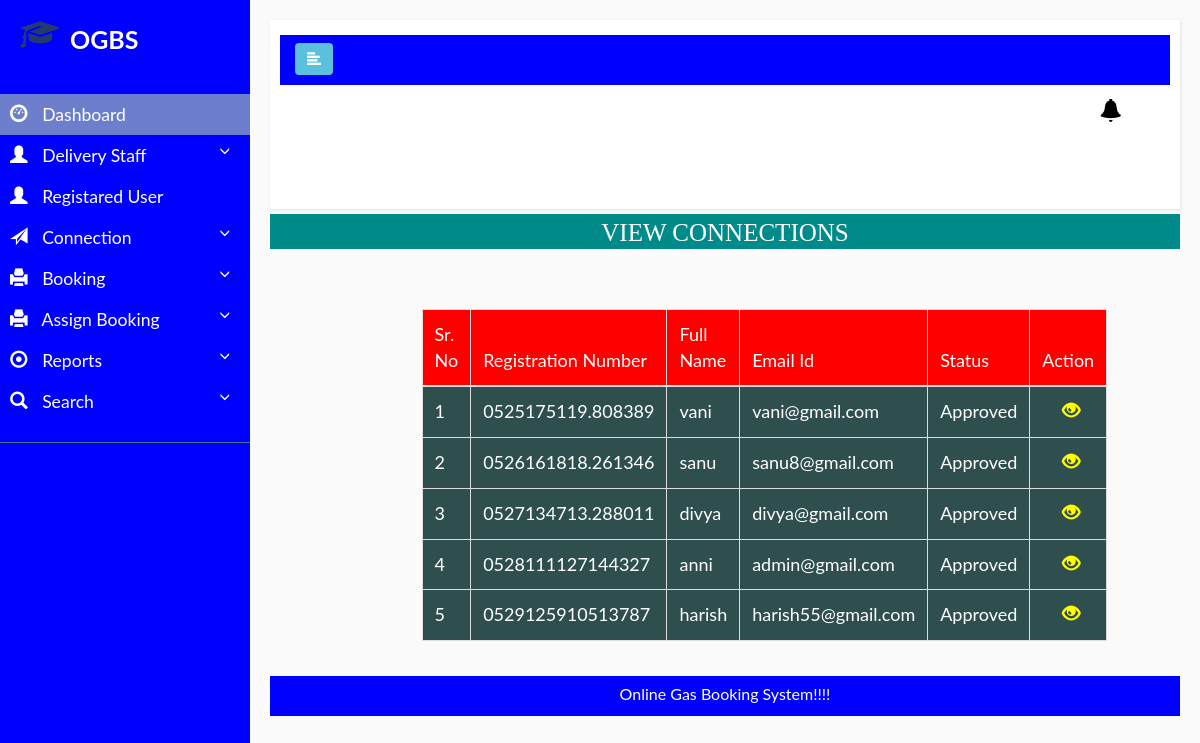
Page /all_connection on the committed database.
### gasbooking/models.py (models this page shows, shortened)
class Newconnection(models.Model):
    user=models.ForeignKey(Registration,on_delete=models.CASCADE, null=True)
    gen=models.CharField(max_length=100,null=True)
    nationality=models.CharField(max_length=100,null=True)
    merriedstatus=models.CharField(max_length=100,null=True)
    address=models.CharField(max_length=100,null=True)
    related=models.CharField(max_length=100,null=True)
    fname=models.CharField(max_length=100,null=True)
    lname=models.CharField(max_length=100,null=True)
    city=models.CharField(max_length=100,null=True)
    connection=models.CharField(max_length=100,null=True)
    registration=models.CharField(max_length=100,null=True)
    date=models.CharField(max_length=100,null=True)
    zipcode=models.CharField(max_length=100,null=True)
    img=models.FileField(null=True)
    cost=models.CharField(max_length=100,null=True)
    status=models.CharField(max_length=100,null=True)

class Registration(models.Model):
    user=models.ForeignKey(User,on_delete=models.CASCADE, null=True)
    mobile=models.CharField(max_length=100,null=True)

### gasbooking/views.py (the view)
# urls.py: path('all_connection',all_connection,name='all_connection'),
def all_connection(request):
    data=Newconnection.objects.all()
    d={'data':data}
    return render(request,'all_connection.html',d)

### gasbooking/templates/all_connection.html (shortened to what this page needs)
{% extends 'admin_nav.html' %}
{% block body %}
<center>
      <h1 style="font-size:25px; background-color:darkcyan;height:35px;color:white;padding:5px;margin-top:5px;font-family : 'Monotype Corsiva" align="center"> VIEW CONNECTIONS </h1>
</center>
 <div class="container" style="margin-top:60px;width:70%">
<table class="table table-bordered" id="myTable">
  <thead>
  <tr>
    <th>Sr. No</th>
    <th>Registration Number</th>
    <th>Full Name</th>
    <th>Email Id</th>
    <th> Status</th>
    <th>Action</th>
  </tr>
  </thead>
   <tbody>
{% for i in data %}
  <tr>
        <td>{{forloop.counter}}</td>
        <td>{{i.registration}}</td>
        <td>{{i.user.user.username}}</td>
        <td>{{i.user.user.email}}</td>
        <td>{{i.connection}}</td>
      <td><a href="{% url 'admin_connection' i.id %}"><i class="glyphicon glyphicon-eye-open" style="color:yellow;margin-left:20px"></i></a>
  </tr>
   {% endfor %}
    </tbody>
</table>
 </div>
<div class="footer" align="center" style=" margin-top:15px; background-color:blue; height:40px;color:white; padding:8px;">
    Online Gas Booking System!!!!
</div>
{% endblock %}

### gasbooking/static/style.css (style rules this page uses)
html,body,div,span,applet,object,iframe,h1,h2,h3,h4,h5,h6,p,blockquote,pre,a,abbr,acronym,address,big,cite,code,del,dfn,em,img,ins,kbd,q,s,samp,small,strike,strong,sub,sup,tt,var,b,u,i,dl,dt,dd,ol,nav ul,nav li,fieldset,form,label,legend,table,caption,tbody,tfoot,thead,tr,th,td,article,aside,canvas,details,embed,figure,figcaption,footer,header,hgroup,menu,nav,output,ruby,section,summary,time,mark,audio,video { margin:0;padding:0;border:0;font-size:100%;font:inherit;vertical-align:baseline; }
table { border-collapse:collapse;border-spacing:0; }
a { text-decoration:none; }

### gasbooking/static/style1.css (style rules this page uses)
* { margin: 0; padding: 0; box-sizing: border-box; list-style: none; text-decoration: none; font-family: 'Josefin Sans', sans-serif; }
body { background-color:darkcyan; }

### gasbooking/static/style4.css (style rules this page uses)
body { font-family: 'Poppins', sans-serif; background: #fafafa; }
a, a:hover, a:focus { color: inherit; text-decoration: none; transition: all 0.3s; }
i, span { display: inline-block; }

### gasbooking/templates/admin_nav.html (style rules this page uses)
#myTable { border-collapse: collapse; width: 100%; border: 1px solid #ddd; font-size: 18px; }
#myTable th { text-align: left; padding: 12px; background-color:red ; color: white; }
#myTable td { text-align: left; padding: 12px; background-color: DarkSlateGrey; color:white; }
#myTable tr { border-bottom: 1px solid #ddd; }
body { font-family: "Lato", sans-serif; }

### rows in the picture
Newconnection: registration "0525175119.808389", user.user.username "vani", user.user.email "vani@gmail.com", connection "Approved"
Newconnection: registration "0526161818.261346", user.user.username "sanu", user.user.email "sanu8@gmail.com", connection "Approved"
Newconnection: registration "0527134713.288011", user.user.username "divya", user.user.email "divya@gmail.com", connection "Approved"
Newconnection: registration "0528111127144327", user.user.username "anni", user.user.email "admin@gmail.com", connection "Approved"
Newconnection: registration "0529125910513787", user.user.username "harish", user.user.email "harish55@gmail.com", connection "Approved"
